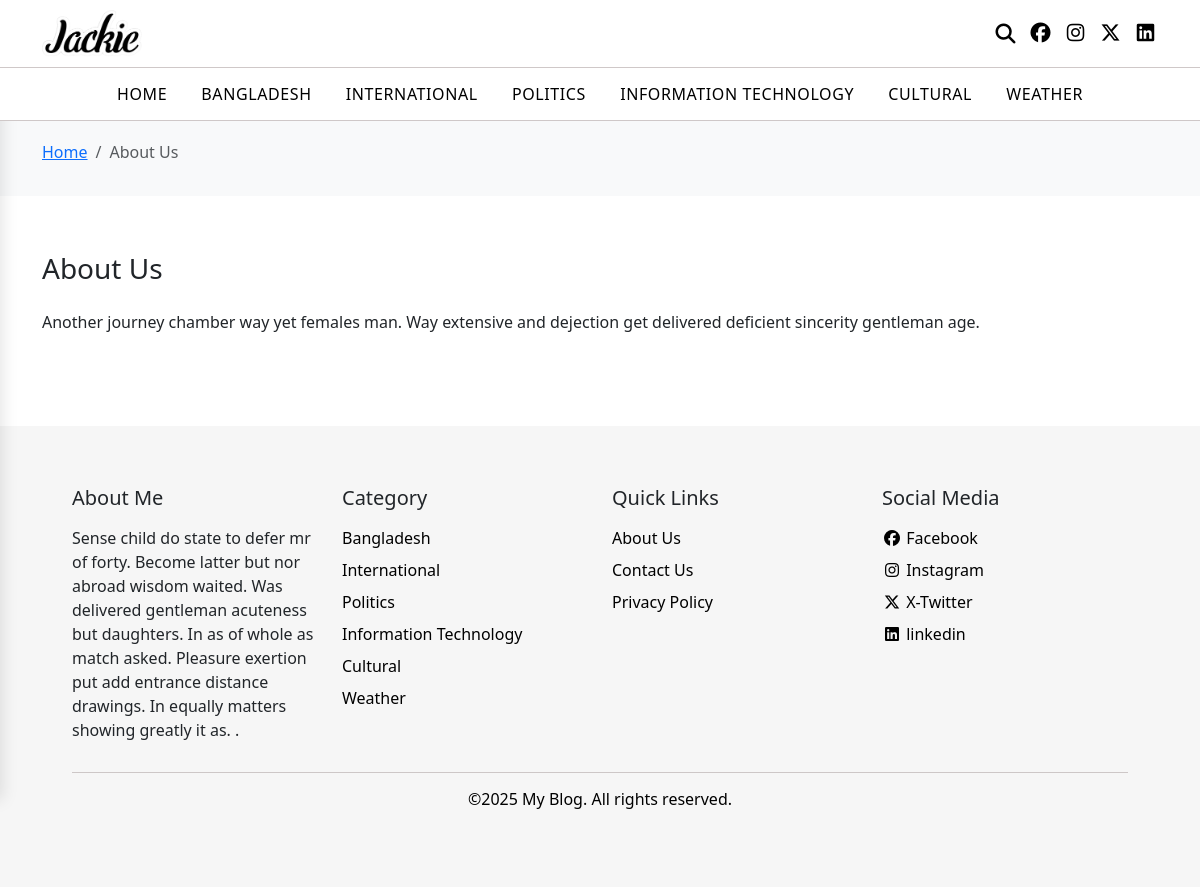
Screenshot of /page/about-us with the database file from the repository.
### websitesetting/models.py (models this page shows, shortened)
class Setting(models.Model):
    site_name = models.CharField(max_length=200, default='')
    site_tagline = models.CharField(max_length=200, default='')
    site_description = models.TextField(blank=True, null=True, default='')
    site_meta_keywords = models.TextField(blank=True, null=True, default='')
    site_meta_description = models.TextField(blank=True, null=True, default='')
    logo = models.ImageField(upload_to='logo', null=True, blank=True)

### post/models.py (models this page shows, shortened)
class Social(models.Model):
    social_name = models.CharField(max_length=200, default='')
    social_icon = models.TextField(default='')
    social_link = models.TextField(default='')
    is_active = models.BooleanField(default=True)

class Category(models.Model):
    category_name = models.CharField(max_length=200, default='')
    category_slug = models.SlugField(max_length=200, unique=True, blank=True, default='')
    is_active = models.BooleanField(default=True)

class Page(models.Model):
    page_name = models.CharField(max_length=200, default='')
    page_slug = models.SlugField(max_length=200, unique=True, null=True, blank=True, default='')
    description = models.TextField(blank=True, null=True)
    meta_keywords = models.TextField(blank=True, null=True)
    meta_description = models.TextField(blank=True, null=True)
    is_active = models.BooleanField(default=True)

### frontend/views.py (the view)
# urls.py: path('page/<slug:page_slug>', views.WebsitePage, name='page'),
def WebsitePage(request, page_slug):
    categoryMenu = Category.objects.all()
    social = Social.objects.all()
    setting = Setting.objects.latest('id')
    pageMenu = Page.objects.all
    pageDetails = get_object_or_404(Page, page_slug=page_slug)
    return render(request, "pages/page.html", {
        'categories': categoryMenu,
        'socials': social,
        'settings': setting,
        'pages': pageMenu,
        'pageInfo': pageDetails,
    })

### templates/pages/page.html (shortened to what this page needs)
{% extends 'layouts/base.html' %}
{% block content %}
 <section class="breadcrumb bg-light pb-3">
    <div class="container">
       <nav aria-label="breadcrumb">
          <ol class="breadcrumb">
             <li class="breadcrumb-item"><a href="#">Home</a></li>
             <li class="breadcrumb-item active" aria-current="page">{{ pageInfo.page_name }}</li>
          </ol>
       </nav>
    </div>
 </section>
 <main class="content pt-3 pb-3">
    <div class="container">
       <div class="row">
          <div class="col-md-12">
             <div class="page-content mt-4">
                <h3 class="mb-4">{{ pageInfo.page_name }}</h3>
                <p>{{ pageInfo.description | safe }}</p>
             </div>
          </div>
       </div>
    </div>
 </main>
{% endblock %}

### templates/layouts/base.html (shortened to what this page needs)
{% load static %}
<!DOCTYPE html>
<html lang="en">
   <head>
      <link rel="stylesheet" href="{% static 'frontend/assets/css/style.css' %}" />
      <link
         href="{% static 'frontend/assets/css/bootstrap.min.css' %}"
         rel="stylesheet"
         />
      <link
         rel="stylesheet"
         href="https://cdnjs.cloudflare.com/ajax/libs/font-awesome/7.0.0/css/all.min.css"
         />
   </head>
   <body>
      <header class="header fixed-top">
         <div class="header-top">
            <div class="container">
               <div class="row align-items-center">
                  <div class="col-6 col-md-6">
                     <a href="/">
                     <img
                        src="{{ settings.logo.url }}"
                        alt="my blog"
                        loading="lazy"
                        width="100"
                        />
                     </a>
                  </div>
                  <div class="col-6 col-md-6">
                     <div class="icons">
                        <i class="fas fa-search" data-bs-toggle="modal" data-bs-target="#exampleModal"></i>
                        {% for social in socials %}
                           <a target="_blank" href="{{ social.social_link }}">{{ social.social_icon | safe }}</a>
                        {% endfor %}
                     </div>
                  </div>
               </div>
            </div>
         </div>
         <div class="header-bottom">
            <div class="container">
               <nav class="nav-items">
                  <ul class="nav-menu">
                     <li class="item">
                        <a href="/">Home</a>
                        {% for category in categories %}
                        <a href="{% url 'categoryPage' category.category_slug %}">{{ category.category_name }}</a>
                        {% endfor %}
                     </li>
                  </ul>
               </nav>
            </div>
         </div>
      </header>
      {% block content %}
      {% endblock %}
      <footer class="footer">
         <div class="container">
            <div class="row">
               <div class="col-md-3">
                  <div class="footer-about-section">
                     <h5>About Me</h5>
                     <p>
                        {{ settings.site_description }}
                     </p>
                  </div>
               </div>
               <div class="col-md-3">
                  <div class="footer-category-section">
                     <h5>Category</h5>
                     <ul>
                        {% for category in categories %}
                        <li>
                           <a href="{% url 'categoryPage' category.category_slug %}">{{ category.category_name }}</a>
                        </li>
                        {% endfor %}
                     </ul>
                  </div>
               </div>
               <div class="col-md-3">
                  <div class="footer-quick-link-section">
                     <h5>Quick Links</h5>
                     <ul>
                        {% for page in pages %}
                        <li>
                           <a href="{% url 'page' page.page_slug %}">{{ page.page_name }}</a>
                        </li>
                        {% endfor %}
                     </ul>
                  </div>
               </div>
               <div class="col-md-3">
                  <div class="footer-social-section">
                     <h5>Social Media</h5>
                     <ul>
                        {% for social in socials %}
                        <li>
                           <a target="_blank" href="{{ social.social_link }}">{{ social.social_icon | safe }} {{ social.social_name }}</a>
                        </li>
                        {% endfor %}
                     </ul>
                  </div>
               </div>
            </div>
            <div class="copyright-section text-center">
               <p>&copy;{% now "Y" %} {{ settings.site_name }}. All rights reserved.</p>
            </div>
         </div>
      </footer>
   </body>
</html>

### static/frontend/assets/css/style.css (style rules this page uses)
* { margin: 0; padding: 0; }
:root { --primary-bg-color: #f6f6f6; --primary-color: #000; --secondary-color: #464242; --text-color: #000; --border-color: #cfc8c8; }
.header { background: #fff; border-bottom: 1px solid var(--border-color); }
.header-top { padding: 10px 0; border-bottom: 1px solid var(--border-color); }
.icons { display: flex; justify-content: flex-end; align-items: center; gap: 10px; }
.icons i { font-size: 20px; color: var(--primary-color); cursor: pointer; }
.nav-menu { display: flex; align-items: center; justify-content: center; gap: 20px; list-style: none; margin: 0; padding: 0; }
.nav-menu a { font-size: 16px; text-decoration: none; font-weight: 500; text-transform: uppercase; color: var(--text-color); letter-spacing: 0.6px; padding: 15px; }
.item { margin: 14px 0; }
.breadcrumb { margin-top: 70px; }
.content { padding: 40px 0; }
.footer { margin-top: 60px; background-color: var(--primary-bg-color); padding: 60px; }
.footer-about-section h5, .footer-category-section h5, .footer-quick-link-section h5, .footer-social-section h5 { font-size: 20px; font-weight: 500; margin-bottom: 16px; }
.footer-about-section ul, .footer-category-section ul, .footer-quick-link-section ul, .footer-social-section ul { list-style: none; padding: 0; }
.footer-about-section ul li, .footer-category-section ul li, .footer-quick-link-section ul li, .footer-social-section ul li { margin-bottom: 8px; }
.footer-about-section ul li a, .footer-category-section ul li a, .footer-quick-link-section ul li a, .footer-social-section ul li a { color: var(--text-color); text-decoration: none; }
.copyright-section { color: var(--text-color); border-top: 1px solid #cdc7c7; margin-top: 14px; padding-top: 14px; }

### rows the page displays
Setting: logo (picture), site_description "Sense child do state to defer mr of forty. Become latter but nor abroad wisdom waited. Was delivered gentleman acuteness but daughters. In as of whole as match asked. Pleasure exertion put add entrance distance drawings. In equally matters showing greatly it as. .", site_name "My Blog"
Social: social_name "Facebook"
Social: social_name "Instagram"
Social: social_name "X-Twitter"
Social: social_name "linkedin"
Category: category_name "BANGLADESH", category_name "Bangladesh"
Category: category_name "INTERNATIONAL", category_name "International"
Category: category_name "POLITICS", category_name "Politics"
Category: category_name "INFORMATION TECHNOLOGY", category_name "Information Technology"
Category: category_name "CULTURAL", category_name "Cultural"
Category: category_name "WEATHER", category_name "Weather"
Page: page_name "About Us", description "Another journey chamber way yet females man. Way extensive and dejection get delivered deficient sincerity gentleman age."
Page: page_name "Contact Us"
Page: page_name "Privacy Policy"
